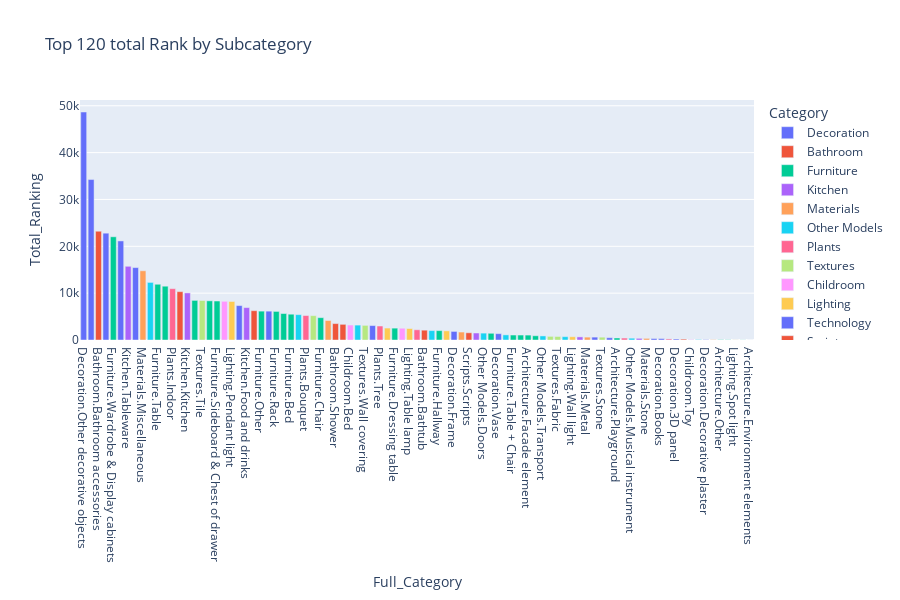

The notebook cell this image was saved under:
### Code cell
data_subcat_gr = data.groupby(by=['Full_Category', 'Category'], as_index=False)['Ranking'].sum()
data_subcat_gr.columns = ['Full_Category', 'Category', 'Total_Ranking']
data_subcat_gr.sort_values(by='Total_Ranking', ascending=False, inplace=True)

cat_list = data_subcat_gr['Full_Category'].tolist()
cat_dict = {'Full_Category': cat_list}

fig3 = px.bar(data_subcat_gr, x='Full_Category', y='Total_Ranking', 
              category_orders=cat_dict, color='Category', height=600, title='Top 120 total Rank by Subcategory')
fig3.show()

### Figure 1 — Plotly figure (JSON) as saved in the notebook; plotly's stock layout.template omitted (floating-point values rounded to 4 significant figures)
{"data": [{"alignmentgroup": "True", "hovertemplate": "Category=Decoration<br>Full_Category=%{x}<br>Total_Ranking=%{y}<extra></extra>", "legendgroup": "Decoration", "marker": {"color": "#636efa", "pattern": {"shape": ""}}, "name": "Decoration", "offsetgroup": "Decoration", "orientation": "v", "showlegend": true, "textposition": "auto", "type": "bar", "x": ["Decoration.Other decorative objects", "Decoration.Decorative set", "Decoration.Curtain", "Decoration.Carpets", "Decoration.Clothes", "Decoration.Frame", "Decoration.Vase", "Decoration.Sculpture", "Decoration.Books", "Decoration.3D panel", "Decoration.Decorative plaster"], "xaxis": "x", "y": [48666, 34248, 22800, 21147, 15456, 1832, 1351, 614, 303, 212, 77], "yaxis": "y"}, {"alignmentgroup": "True", "hovertemplate": "Category=Bathroom<br>Full_Category=%{x}<br>Total_Ranking=%{y}<extra></extra>", "legendgroup": "Bathroom", "marker": {"color": "#EF553B", "pattern": {"shape": ""}}, "name": "Bathroom", "offsetgroup": "Bathroom", "orientation": "v", "showlegend": true, "textposition": "auto", "type": "bar", "x": ["Bathroom.Bathroom accessories", "Bathroom.Faucet", "Bathroom.Bathroom furniture", "Bathroom.Shower", "Bathroom.Towel rail", "Bathroom.Bathtub", "Bathroom.Toilet and Bidet"], "xaxis": "x", "y": [23217, 10320, 6256, 3504, 3344, 2099, 190], "yaxis": "y"}, {"alignmentgroup": "True", "hovertemplate": "Category=Furniture<br>Full_Category=%{x}<br>Total_Ranking=%{y}<extra></extra>", "legendgroup": "Furniture", "marker": {"color": "#00cc96", "pattern": {"shape": ""}}, "name": "Furniture", "offsetgroup": "Furniture", "orientation": "v", "showlegend": true, "textposition": "auto", "type": "bar", "x": ["Furniture.Wardrobe & Display cabinets", "Furniture.Table", "Furniture.Sofa", "Furniture.TV Wall", "Furniture.Office furniture", "Furniture.Sideboard & Chest of drawer", "Furniture.Other", "Furniture.Rack", "Furniture.Arm chair", "Furniture.Bed", "Furniture.Chair", "Furniture.Dressing table", "Furniture.Hallway", "Furniture.Table + Chair", "Furniture.Other soft seating", "Furniture.Console"], "xaxis": "x", "y": [22033, 11898, 11483, 8456, 8362, 8320, 6162, 6100, 5652, 5508, 4766, 2531, 2004, 1061, 1059, 49], "yaxis": "y"}, {"alignmentgroup": "True", "hovertemplate": "Category=Kitchen<br>Full_Category=%{x}<br>Total_Ranking=%{y}<extra></extra>", "legendgroup": "Kitchen", "marker": {"color": "#ab63fa", "pattern": {"shape": ""}}, "name": "Kitchen", "offsetgroup": "Kitchen", "orientation": "v", "showlegend": true, "textposition": "auto", "type": "bar", "x": ["Kitchen.Tableware", "Kitchen.Kitchen", "Kitchen.Food and drinks", "Kitchen.Sink", "Kitchen.Kitchen appliance", "Kitchen.Other kitchen accessories"], "xaxis": "x", "y": [15734, 10054, 6917, 1491, 661, 354], "yaxis": "y"}, {"alignmentgroup": "True", "hovertemplate": "Category=Materials<br>Full_Category=%{x}<br>Total_Ranking=%{y}<extra></extra>", "legendgroup": "Materials", "marker": {"color": "#FFA15A", "pattern": {"shape": ""}}, "name": "Materials", "offsetgroup": "Materials", "orientation": "v", "showlegend": true, "textposition": "auto", "type": "bar", "x": ["Materials.Miscellaneous", "Materials.Tile", "Materials.Glass", "Materials.Metal", "Materials.Stone", "Materials.Wood"], "xaxis": "x", "y": [14773, 4152, 1700, 615, 343, 69], "yaxis": "y"}, {"alignmentgroup": "True", "hovertemplate": "Category=Other Models<br>Full_Category=%{x}<br>Total_Ranking=%{y}<extra></extra>", "legendgroup": "Other Models", "marker": {"color": "#19d3f3", "pattern": {"shape": ""}}, "name": "Other Models", "offsetgroup": "Other Models", "orientation": "v", "showlegend": true, "textposition": "auto", "type": "bar", "x": ["Other Models.Miscellaneous", "Other Models.Sports", "Other Models.Windows", "Other Models.Restaurant", "Other Models.Doors", "Other Models.Staircase", "Other Models.Transport", "Other Models.Shop", "Other Models.Musical instrument", "Other Models.Creature"], "xaxis": "x", "y": [12293, 5412, 3180, 2010, 1469, 1095, 871, 709, 387, 99], "yaxis": "y"}, {"alignmentgroup": "True", "hovertemplate": "Category=Plants<br>Full_Category=%{x}<br>Total_Ranking=%{y}<extra></extra>", "legendgroup": "Plants", "marker": {"color": "#FF6692", "pattern": {"shape": ""}}, "name": "Plants", "offsetgroup": "Plants", "orientation": "v", "showlegend": true, "textposition": "auto", "type": "bar", "x": ["Plants.Indoor", "Plants.Bouquet", "Plants.Tree", "Plants.Grass", "Plants.Outdoor", "Plants.Bush"], "xaxis": "x", "y": [10957, 5221, 2983, 2181, 417, 228], "yaxis": "y"}, {"alignmentgroup": "True", "hovertemplate": "Category=Textures<br>Full_Category=%{x}<br>Total_Ranking=%{y}<extra></extra>", "legendgroup": "Textures", "marker": {"color": "#B6E880", "pattern": {"shape": ""}}, "name": "Textures", "offsetgroup": "Textures", "orientation": "v", "showlegend": true, "textposition": "auto", "type": "bar", "x": ["Textures.Tile", "Textures.Floor coverings", "Textures.Wall covering", "Textures.Wood", "Textures.Fabric", "Textures.Stone"], "xaxis": "x", "y": [8431, 5199, 3124, 780, 749, 604], "yaxis": "y"}, {"alignmentgroup": "True", "hovertemplate": "Category=Childroom<br>Full_Category=%{x}<br>Total_Ranking=%{y}<extra></extra>", "legendgroup": "Childroom", "marker": {"color": "#FF97FF", "pattern": {"shape": ""}}, "name": "Childroom", "offsetgroup": "Childroom", "orientation": "v", "showlegend": true, "textposition": "auto", "type": "bar", "x": ["Childroom.Miscellaneous", "Childroom.Bed", "Childroom.Wardrobe", "Childroom.Toy"], "xaxis": "x", "y": [8261, 3198, 2515, 102], "yaxis": "y"}, {"alignmentgroup": "True", "hovertemplate": "Category=Lighting<br>Full_Category=%{x}<br>Total_Ranking=%{y}<extra></extra>", "legendgroup": "Lighting", "marker": {"color": "#FECB52", "pattern": {"shape": ""}}, "name": "Lighting", "offsetgroup": "Lighting", "orientation": "v", "showlegend": true, "textposition": "auto", "type": "bar", "x": ["Lighting.Pendant light", "Lighting.Floor lamp", "Lighting.Table lamp", "Lighting.Technical lighting", "Lighting.Wall light", "Lighting.Spot light"], "xaxis": "x", "y": [8219, 2551, 2453, 1958, 701, 21], "yaxis": "y"}, {"alignmentgroup": "True", "hovertemplate": "Category=Technology<br>Full_Category=%{x}<br>Total_Ranking=%{y}<extra></extra>", "legendgroup": "Technology", "marker": {"color": "#636efa", "pattern": {"shape": ""}}, "name": "Technology", "offsetgroup": "Technology", "orientation": "v", "showlegend": true, "textposition": "auto", "type": "bar", "x": ["Technology.PC & other electronics", "Technology.Miscellaneous", "Technology.Household appliance", "Technology.Audio tech", "Technology.TV"], "xaxis": "x", "y": [7344, 6158, 3081, 489, 316], "yaxis": "y"}, {"alignmentgroup": "True", "hovertemplate": "Category=Scripts<br>Full_Category=%{x}<br>Total_Ranking=%{y}<extra></extra>", "legendgroup": "Scripts", "marker": {"color": "#EF553B", "pattern": {"shape": ""}}, "name": "Scripts", "offsetgroup": "Scripts", "orientation": "v", "showlegend": true, "textposition": "auto", "type": "bar", "x": ["Scripts.Scripts"], "xaxis": "x", "y": [1543], "yaxis": "y"}, {"alignmentgroup": "True", "hovertemplate": "Category=Architecture<br>Full_Category=%{x}<br>Total_Ranking=%{y}<extra></extra>", "legendgroup": "Architecture", "marker": {"color": "#00cc96", "pattern": {"shape": ""}}, "name": "Architecture", "offsetgroup": "Architecture", "orientation": "v", "showlegend": true, "textposition": "auto", "type": "bar", "x": ["Architecture.Urban environment", "Architecture.Facade element", "Architecture.Building", "Architecture.Playground", "Architecture.Other", "Architecture.Barbecue and grill", "Architecture.Environment elements"], "xaxis": "x", "y": [1432, 1048, 905, 431, 68, 21, 3], "yaxis": "y"}], "layout": {"barmode": "relative", "height": 600, "legend": {"title": {"text": "Category"}, "tracegroupgap": 0}, "title": {"text": "Top 120 total Rank by Subcategory"}, "xaxis": {"anchor": "y", "categoryarray": ["Decoration.Other decorative objects", "Decoration.Decorative set", "Bathroom.Bathroom accessories", "Decoration.Curtain", "Furniture.Wardrobe & Display cabinets", "Decoration.Carpets", "Kitchen.Tableware", "Decoration.Clothes", "Materials.Miscellaneous", "Other Models.Miscellaneous", "Furniture.Table", "Furniture.Sofa", "Plants.Indoor", "Bathroom.Faucet", "Kitchen.Kitchen", "Furniture.TV Wall", "Textures.Tile", "Furniture.Office furniture", "Furniture.Sideboard & Chest of drawer", "Childroom.Miscellaneous", "Lighting.Pendant light", "Technology.PC & other electronics", "Kitchen.Food and drinks", "Bathroom.Bathroom furniture", "Furniture.Other", "Technology.Miscellaneous", "Furniture.Rack", "Furniture.Arm chair", "Furniture.Bed", "Other Models.Sports", "Plants.Bouquet", "Textures.Floor coverings", "Furniture.Chair", "Materials.Tile", "Bathroom.Shower", "Bathroom.Towel rail", "Childroom.Bed", "Other Models.Windows", "Textures.Wall covering", "Technology.Household appliance", "Plants.Tree", "Lighting.Floor lamp", "Furniture.Dressing table", "Childroom.Wardrobe", "Lighting.Table lamp", "Plants.Grass", "Bathroom.Bathtub", "Other Models.Restaurant", "Furniture.Hallway", "Lighting.Technical lighting", "Decoration.Frame", "Materials.Glass", "Scripts.Scripts", "Kitchen.Sink", "Other Models.Doors", "Architecture.Urban environment", "Decoration.Vase", "Other Models.Staircase", "Furniture.Table + Chair", "Furniture.Other soft seating", "Architecture.Facade element", "Architecture.Building", "Other Models.Transport", "Textures.Wood", "Textures.Fabric", "Other Models.Shop", "Lighting.Wall light", "Kitchen.Kitchen appliance", "Materials.Metal", "Decoration.Sculpture", "Textures.Stone", "Technology.Audio tech", "Architecture.Playground", "Plants.Outdoor", "Other Models.Musical instrument", "Kitchen.Other kitchen accessories", "Materials.Stone", "Technology.TV", "Decoration.Books", "Plants.Bush", "Decoration.3D panel", "Bathroom.Toilet and Bidet", "Childroom.Toy", "Other Models.Creature", "Decoration.Decorative plaster", "Materials.Wood", "Architecture.Other", "Furniture.Console", "Lighting.Spot light", "Architecture.Barbecue and grill", "Architecture.Environment elements"], "categoryorder": "array", "domain": [0, 1], "title": {"text": "Full_Category"}}, "yaxis": {"anchor": "x", "domain": [0, 1], "title": {"text": "Total_Ranking"}}}}
